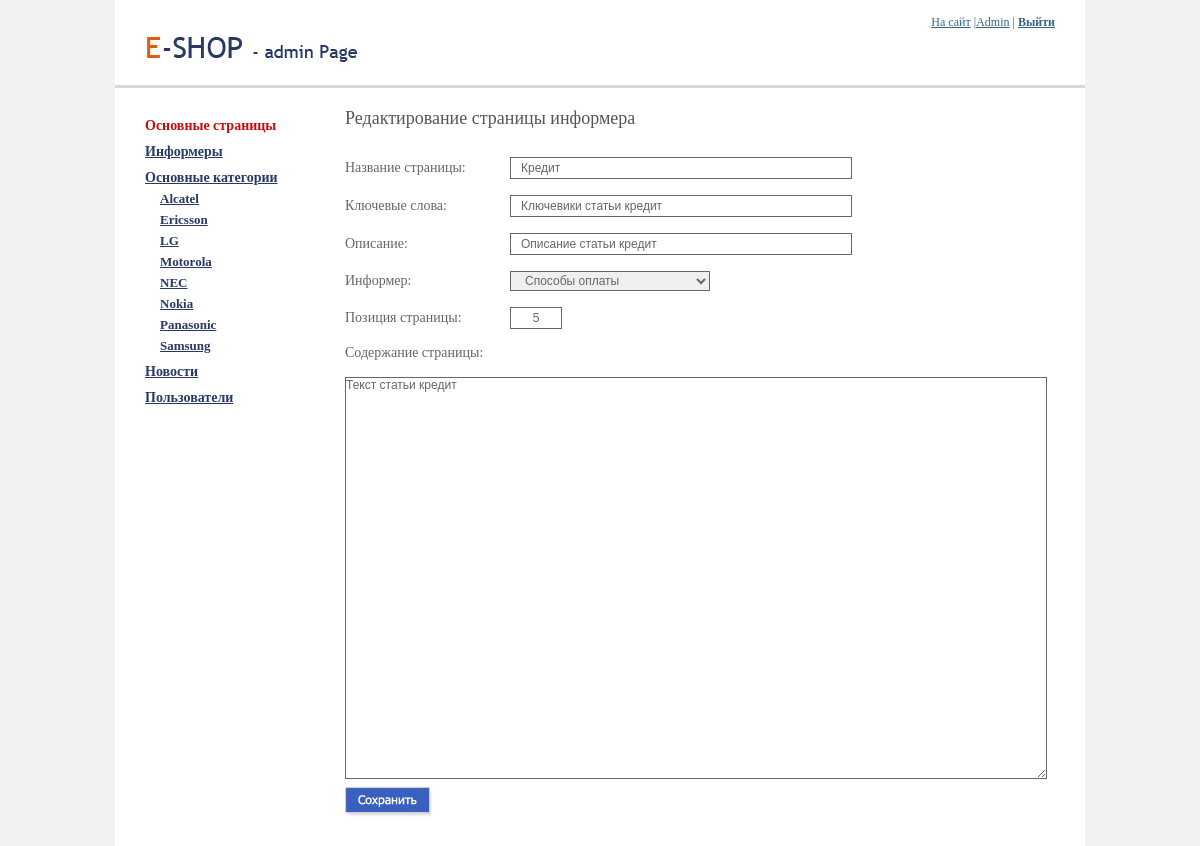
Page /admin/index.php?view=edit_link&link_id=3 on the committed database.
### tables this page shows
CREATE TABLE IF NOT EXISTS `links` (
  `link_id` tinyint(3) unsigned NOT NULL AUTO_INCREMENT,
  `link_name` varchar(255) NOT NULL,
  `parent_informer` tinyint(3) unsigned NOT NULL,
  `links_position` tinyint(3) unsigned NOT NULL DEFAULT '0',
  `keywords` varchar(255) NOT NULL,
  `description` varchar(255) NOT NULL,
  `text` text NOT NULL,
  PRIMARY KEY (`link_id`)
);

CREATE TABLE IF NOT EXISTS `informers` (
  `informer_id` tinyint(3) unsigned NOT NULL AUTO_INCREMENT,
  `informer_name` varchar(255) NOT NULL,
  `informer_position` tinyint(3) unsigned NOT NULL DEFAULT '0',
  PRIMARY KEY (`informer_id`)
);

### admin/index.php (called while the page is built, shortened)
<?php
require_once '../functions/functions.php';
require_once 'functions/functions.php';
$view = empty($_GET['view']) ? 'pages' : $_GET['view'];
switch ($view) {
    case('edit_link'):
        $link_id = (int)$_GET['link_id'];
        $informers = get_informers();
        $get_link = get_link($link_id);
        break;
}
include ADMIN_TEMPLATE . 'header.php';
include ADMIN_TEMPLATE . 'leftbar.php';
include ADMIN_TEMPLATE . $view . '.php';
?>

### admin/functions/functions.php (called while the page is built, shortened)
<?php defined('ISHOP') or die('Access denied');
function get_informers()
{
    $query = "SELECT * FROM informers";
    $res = mysql_query($query);
    $informers = array();
    while ($row = mysql_fetch_assoc($res)) {
        $informers[] = $row;
    }
    return $informers;
}
function get_link($link_id)
{
    $query = "SELECT * FROM links WHERE link_id = $link_id";
    $res = mysql_query($query);
    $link = mysql_fetch_assoc($res);
    return $link;
}

### admin/templates/edit_link.php (the view, shortened to what this page needs)
<div class="content">
    <h2>Редактирование страницы информера</h2>
    <form action="" method="post">
        <table class="add_edit_page" cellspacing="0" cellpadding="0">
            <tr>
                <td class="add-edit-txt">Название страницы:</td>
                <td><input class="head-text" type="text" name="link_name"
                           value="<?= htmlspecialchars($get_link['link_name']) ?>"/></td>
            </tr>
            <tr>
                <td>Ключевые слова:</td>
                <td><input class="head-text" type="text" name="keywords"
                           value="<?= htmlspecialchars($get_link['keywords']) ?>"/></td>
            </tr>
            <tr>
                <td>Описание:</td>
                <td><input class="head-text" type="text" name="description"
                           value="<?= htmlspecialchars($get_link['description']) ?>"/></td>
            </tr>
            <tr>
                <td>Информер:</td>
                <td><select class="select-inf" name="parent_informer">
                        <?php foreach ($informers as $item): ?>
                            <option <?php if ($item['informer_id'] == $get_link['parent_informer']) echo "selected" ?>
                                value="<?= $item['informer_id'] ?>"><?= $item['informer_name'] ?></option>
                        <?php endforeach; ?>
                    </select></td>
            </tr>
            <tr>
                <td>Позиция страницы:</td>
                <td><input class="num-text" type="text" name="links_position"
                           value="<?= $get_link['links_position'] ?>"/></td>
            </tr>
            <tr>
                <td>Содержание страницы:</td>
                <td></td>
            </tr>
            <tr>
                <td colspan="2">
                    <textarea id="editor1" class="full-text" name="text"><?= $get_link['text'] ?></textarea>
                </td>
            </tr>
        </table>
        <input type="image" src="<?= ADMIN_TEMPLATE ?>images/save_btn.jpg"/>
    </form>
</div>
</div>
</div>
</body>
</html>

### admin/templates/style.css (style rules this page uses)
* { padding: 0; margin: 0; }
body { background: #f2f2f2; }
.content { padding: 20px 0 30px 0; margin: 0 30px 0 230px; position: relative; }
.content h2 { font: 18px "Trebuchet MS"; color: #545555; margin: 0 0 20px 0; }
.add_edit_page { font: 14px Tahoma; color: #666666; width: 100%; border: 0; }
.add_edit_page td { padding: 8px 10px 8px 0; }
.head-text { border: 1px solid #666666; height: 20px; width: 320px; padding: 0 10px; font: 12px Verdana, Arial, Helvetica, sans-serif; color: #666; }
.num-text { border: 1px solid #666666; height: 20px; width: 30px; padding: 0 10px; font: 12px Verdana, Arial, Helvetica, sans-serif; color: #666; text-align: center; }
.add-edit-txt { width: 155px; }
.full-text { border: 1px solid #666666; height: 400px; width: 100%; padding: 0 0; font: 12px Verdana, Arial, Helvetica, sans-serif; color: #666; }
.select-inf { border: 1px solid #666666; color: #666666; font: 12px Verdana, Arial, Helvetica, sans-serif; height: 20px; padding: 0 0 0 10px; width: 200px; }

### rows in the picture
links: link_name "Кредит", keywords "Ключевики статьи кредит", description "Описание статьи кредит", parent_informer "Способы оплаты", links_position "5", text "Текст статьи кредит"

### other values in the picture
$item[0] "Alcatel"
$item[0] "Ericsson"
$item[0] "LG"
$item[0] "Motorola"
$item[0] "NEC"
$item[0] "Nokia"
$item[0] "Panasonic"
$item[0] "Samsung"
